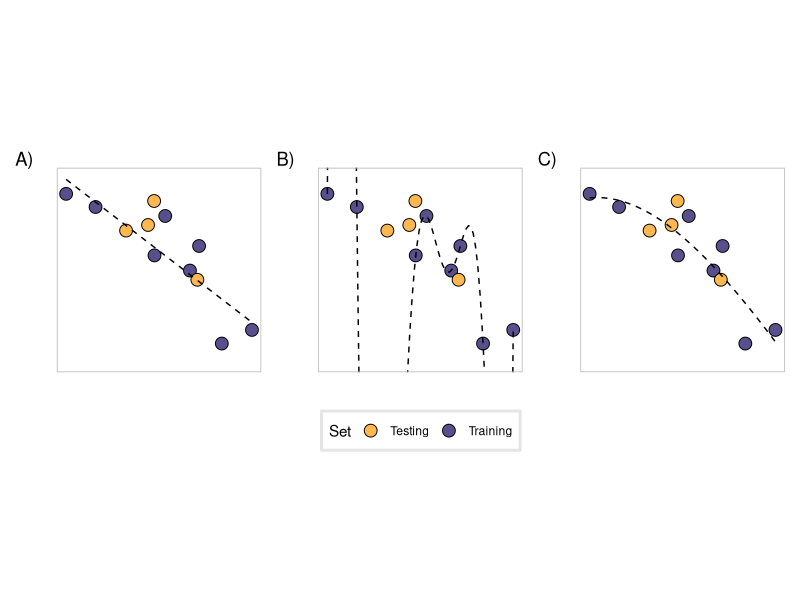
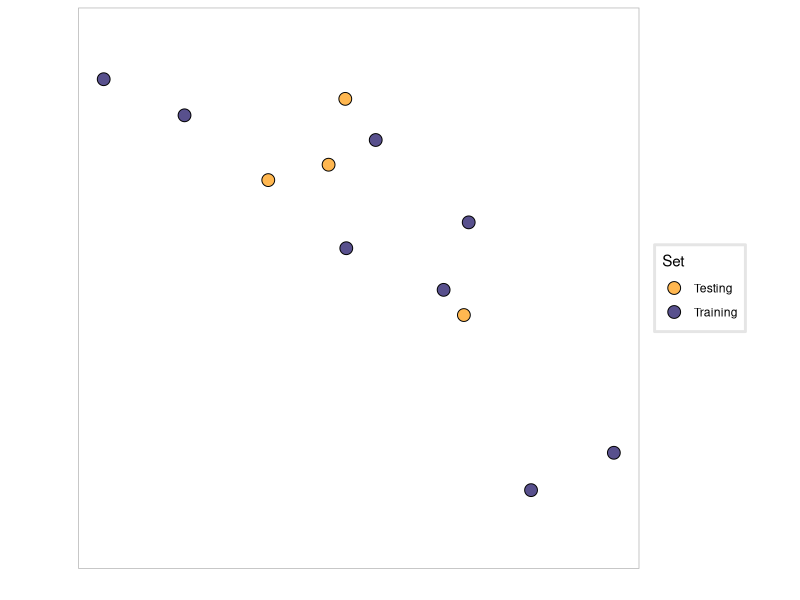
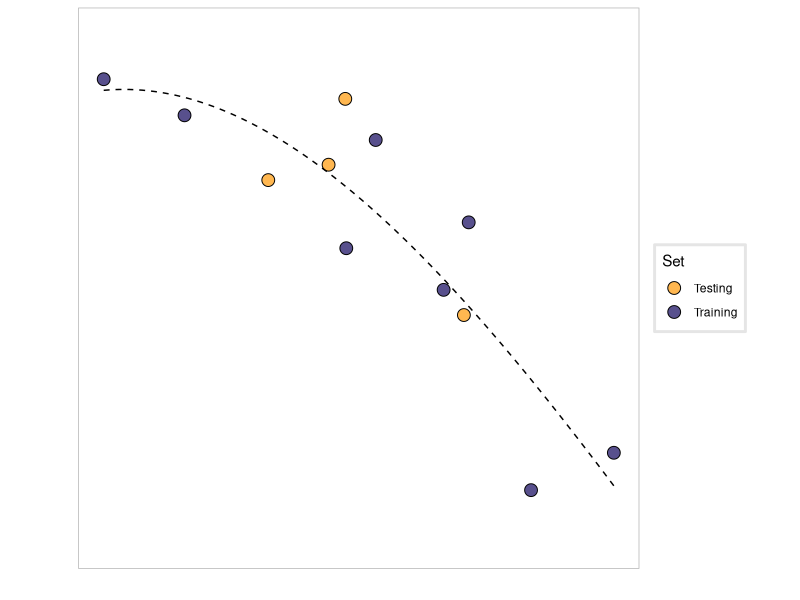
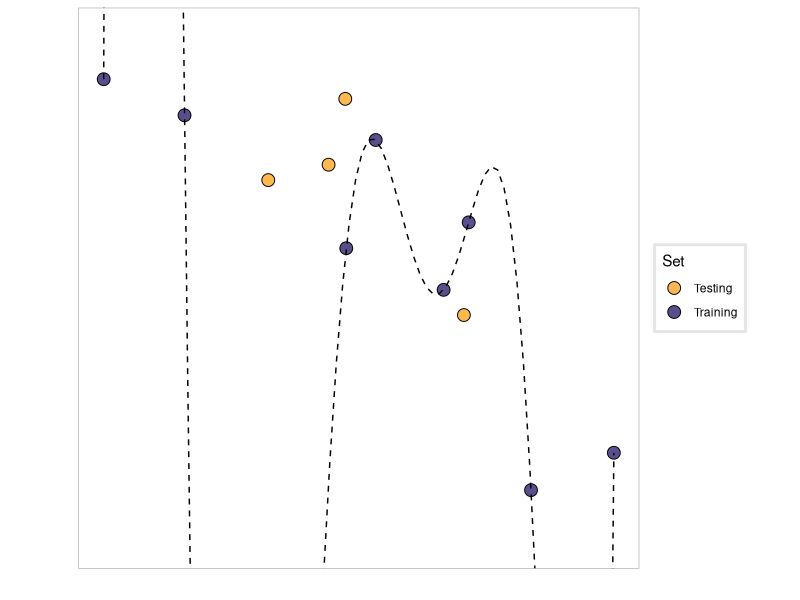
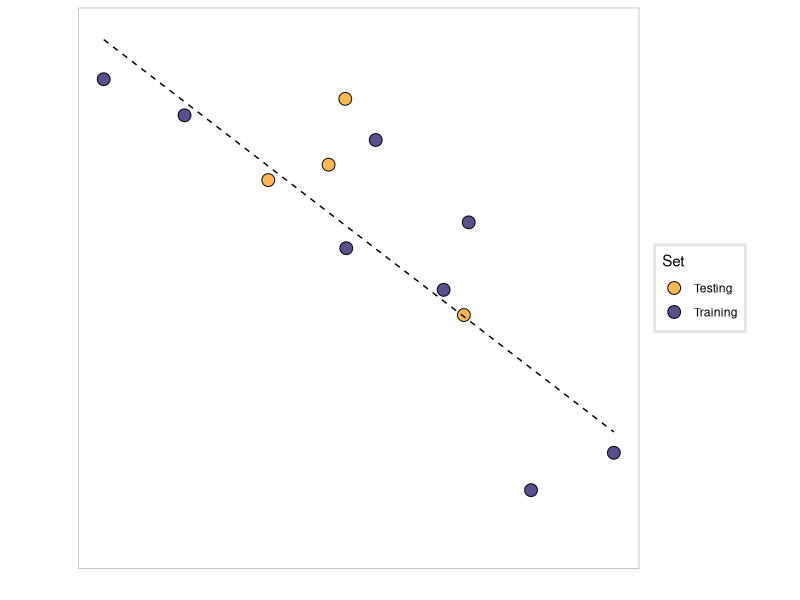

Recreate these plots in R, in order.
############### Setup
library(tidyverse)
library(patchwork)

theme_set(
    theme_light() +
        theme(panel.grid = element_blank())
)

nice_expansion <- expansion(mult = c(0.1, 0.1), add = 0)

############### Creating color palette

training_testing_colors <- c(
    "Testing" = "#ffb750",
    "Training" = "#58508d"
)




############### Generating data

num_samples <- 12

set.seed(489)
sample_df <- data.frame(x = runif(num_samples, 1, 10)) %>%
    rowwise() %>%
    mutate(y = -x^2 + runif(1, -20, 20)) %>%
    ungroup() %>%
    mutate(Set = if_else(
        row_number() < num_samples * 0.7,
        "Training",
        "Testing"
    ))

training_set <- sample_df %>%
    filter(Set == "Training")

testing_set <- sample_df %>%
    filter(Set == "Testing")

############### Creating plots


base_plot <- sample_df %>%
    ggplot(aes(x, y)) +
    geom_point(size = 4, shape = 21, aes(fill = Set)) +
    theme(
        legend.background = element_rect(
            fill = "white",
            color = "gray90",
            size = 1
        ),
        axis.ticks = element_blank(),
        axis.text = element_blank(),
        aspect.ratio = 1
    ) +
    labs(
        x = "",
        y = ""
    ) +
    scale_fill_manual(values = training_testing_colors) +
    coord_cartesian(ylim = c(-90, -10))

underfit_plot <- base_plot +
    geom_smooth(
        data = training_set,
        method = lm,
        formula = y ~ poly(x, 1, raw = TRUE),
        se = FALSE,
        color = "black",
        size = 0.5,
        linetype = "dashed"
    )

overfit_plot <- base_plot +
    geom_smooth(
        data = training_set,
        method = lm,
        formula = y ~ poly(x, 9, raw = TRUE),
        se = FALSE,
        color = "black",
        size = 0.5,
        linetype = "dashed"
    )

goodfit_plot <- base_plot +
    geom_smooth(
        data = training_set,
        method = lm,
        formula = y ~ poly(x, 3, raw = TRUE),
        se = FALSE,
        color = "black",
        size = 0.5,
        linetype = "dashed"
    )

all_fit_plots <- (underfit_plot | overfit_plot | goodfit_plot) +
    plot_layout(guides = "collect") +
    plot_annotation(tag_levels = "A", tag_suffix = ")") &
    theme(
        legend.position = "bottom"
    )
